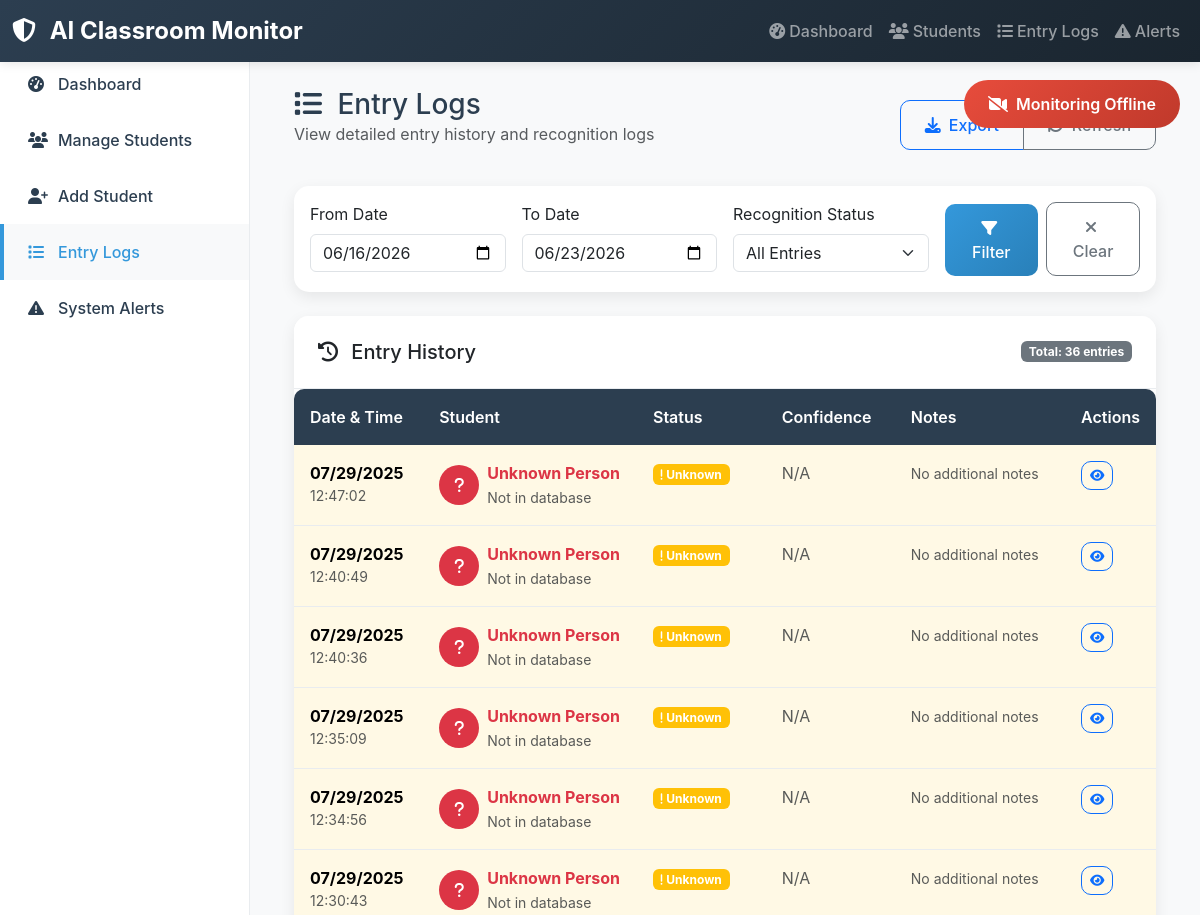
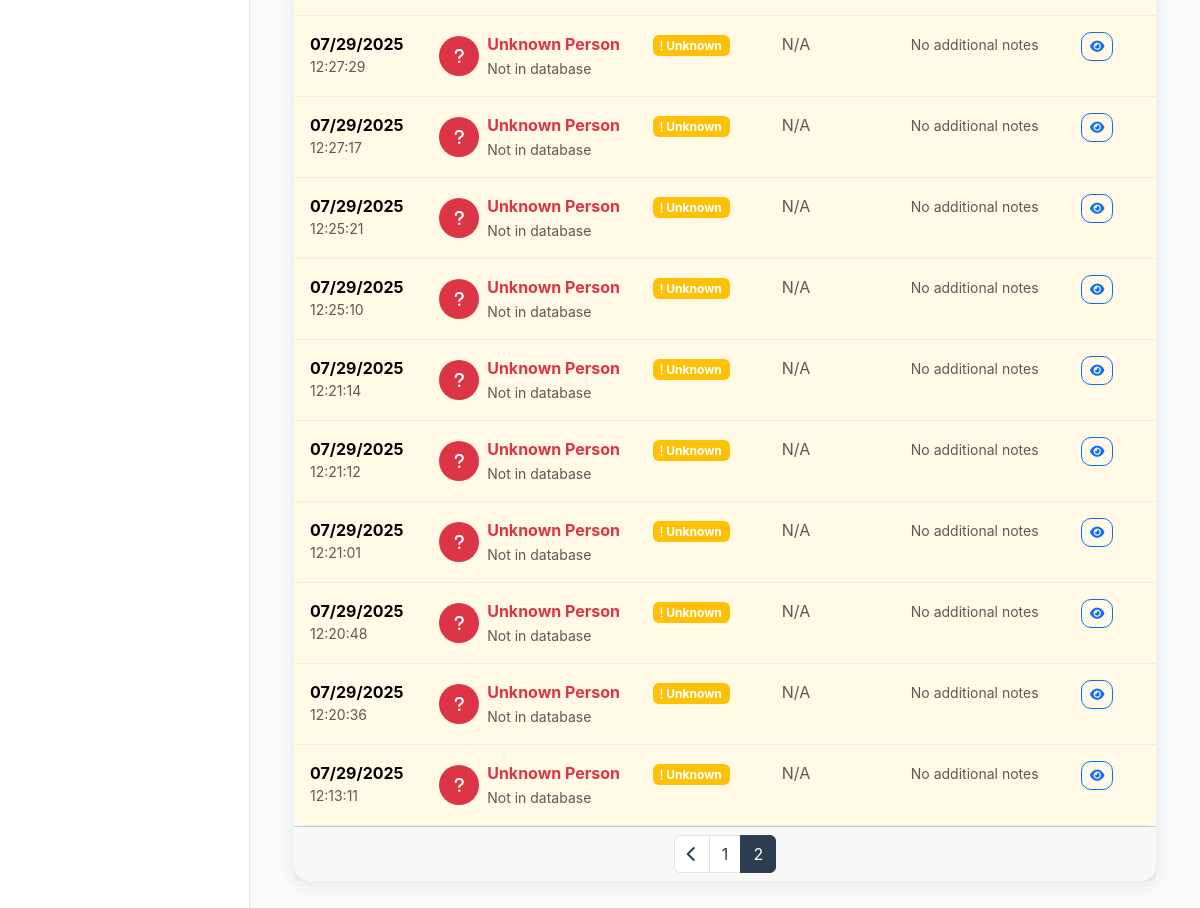
/entry_logs?page=2, run on the app's committed database (2 pictures, top to bottom).
### models.py (models this page shows, shortened)
class EntryLog(db.Model):
    __tablename__ = 'entry_logs'
    id = db.Column(db.Integer, primary_key=True)
    student_id = db.Column(db.Integer, db.ForeignKey('students.id'), nullable=True)
    entry_time = db.Column(db.DateTime, default=datetime.utcnow)
    is_recognized = db.Column(db.Boolean, default=False)
    confidence_score = db.Column(db.Float, nullable=True)
    image_path = db.Column(db.String(255), nullable=True)  # Store captured image
    notes = db.Column(db.Text, nullable=True)

### app.py (the view)
@app.route('/entry_logs')
def entry_logs():
    page = request.args.get('page', 1, type=int)
    per_page = 20
    logs = EntryLog.query.order_by(EntryLog.entry_time.desc()).paginate(
        page=page, per_page=per_page, error_out=False
    )
    return render_template('entry_logs.html', logs=logs)

### templates/entry_logs.html (shortened to what this page needs)
{% extends "base.html" %}
{% block content %}
<div class="container-fluid">
    <div class="row mb-4">
        <div class="col-12">
            <div class="d-flex justify-content-between align-items-center">
                <div>
                    <h1 class="h3 mb-0">
                        <i class="fas fa-list me-2"></i>
                        Entry Logs
                    </h1>
                    <p class="text-muted">View detailed entry history and recognition logs</p>
                </div>
                <div class="btn-group">
                    <button type="button" class="btn btn-outline-primary" onclick="exportLogs()">
                        <i class="fas fa-download me-2"></i>Export
                    </button>
                    <button type="button" class="btn btn-outline-secondary" onclick="refreshLogs()">
                        <i class="fas fa-sync me-2"></i>Refresh
                    </button>
                </div>
            </div>
        </div>
    </div>
    <div class="row mb-4">
        <div class="col-12">
            <div class="card">
                <div class="card-body">
                    <form method="GET" class="row g-3">
                        <div class="col-md-3">
                            <label for="date_from" class="form-label">From Date</label>
                            <input type="date" class="form-control" id="date_from" name="date_from"
                                   value="{{ request.args.get('date_from', '') }}">
                        </div>
                        <div class="col-md-3">
                            <label for="date_to" class="form-label">To Date</label>
                            <input type="date" class="form-control" id="date_to" name="date_to"
                                   value="{{ request.args.get('date_to', '') }}">
                        </div>
                        <div class="col-md-3">
                            <label for="status" class="form-label">Recognition Status</label>
                            <select class="form-select" id="status" name="status">
                                <option value="">All Entries</option>
                            </select>
                        </div>
                        <div class="col-md-3 d-flex align-items-end">
                            <button type="submit" class="btn btn-primary me-2">
                                <i class="fas fa-filter me-1"></i>Filter
                            </button>
                            <a href="{{ url_for('entry_logs') }}" class="btn btn-outline-secondary">
                                <i class="fas fa-times me-1"></i>Clear
                            </a>
                        </div>
                    </form>
                </div>
            </div>
        </div>
    </div>
    <div class="row">
        <div class="col-12">
            <div class="card">
                <div class="card-header d-flex justify-content-between align-items-center">
                    <h5 class="mb-0">
                        <i class="fas fa-history me-2"></i>
                        Entry History
                    </h5>
                    <span class="badge bg-secondary">
                        Total: {{ logs.total if logs else 0 }} entries
                    </span>
                </div>
                <div class="card-body p-0">
                    {% if logs and logs.items %}
                        <div class="table-responsive">
                            <table class="table table-hover mb-0">
                                <thead class="table-dark">
                                    <tr>
                                        <th width="15%">Date & Time</th>
                                        <th width="25%">Student</th>
                                        <th width="15%">Status</th>
                                        <th width="15%">Confidence</th>
                                        <th width="20%">Notes</th>
                                        <th width="10%">Actions</th>
                                    </tr>
                                </thead>
                                <tbody>
                                    {% for entry in logs.items %}
                                    <tr class="entry-row {{ 'table-success' if entry.is_recognized else 'table-warning' }}">
                                        <td>
                                            <div class="d-flex flex-column">
                                                <strong>{{ entry.entry_time.strftime('%m/%d/%Y') if entry.entry_time else 'N/A' }}</strong>
                                                <small class="text-muted">{{ entry.entry_time.strftime('%H:%M:%S') if entry.entry_time else 'N/A' }}</small>
                                            </div>
                                        </td>
                                        <td>
                                            {% if entry.student %}
                                                <div class="d-flex align-items-center">
                                                    {% if entry.student.photo_path %}
                                                        <img src="{{ url_for('static', filename=entry.student.photo_path.replace('static/', '')) }}"
                                                             alt="{{ entry.student.name }}"
                                                             class="rounded-circle me-2"
                                                             style="width: 40px; height: 40px; object-fit: cover;">
                                                    {% else %}
                                                        <div class="rounded-circle bg-light d-flex align-items-center justify-content-center me-2"
                                                             style="width: 40px; height: 40px;">
                                                            <i class="fas fa-user text-muted"></i>
                                                        </div>
                                                    {% endif %}
                                                    <div>
                                                        <strong>{{ entry.student.name }}</strong>
                                                        <br><small class="text-muted">{{ entry.student.student_id }}</small>
                                                    </div>
                                                </div>
                                            {% else %}
                                                <div class="d-flex align-items-center">
                                                    <div class="rounded-circle bg-danger d-flex align-items-center justify-content-center me-2"
                                                         style="width: 40px; height: 40px;">
                                                        <i class="fas fa-question text-white"></i>
                                                    </div>
                                                    <div>
                                                        <strong class="text-danger">Unknown Person</strong>
                                                        <br><small class="text-muted">Not in database</small>
                                                    </div>
                                                </div>
                                            {% endif %}
                                        </td>
                                        <td>
                                            {% if entry.is_recognized %}
                                                <span class="badge bg-success">
                                                    <i class="fas fa-check me-1"></i>Recognized
                                                </span>
                                            {% else %}
                                                <span class="badge bg-warning">
                                                    Unknown
                                                </span>
                                            {% endif %}
                                        </td>
                                        <td>
                                            {% if entry.confidence_score %}
                                                <div class="progress mb-1" style="height: 8px;">
                                                    <div class="progress-bar {{ 'bg-success' if entry.confidence_score > 0.8 else 'bg-warning' if entry.confidence_score > 0.6 else 'bg-danger' }}"
                                                         style="width: {{ (entry.confidence_score * 100)|round }}%"></div>
                                                </div>
                                                <small class="text-muted">{{ "%.1f"|format(entry.confidence_score * 100) }}%</small>
                                            {% else %}
                                                <span class="text-muted">N/A</span>
                                            {% endif %}
                                        </td>
                                        <td>
                                            <small class="text-muted">
                                                {{ entry.notes or 'No additional notes' }}
                                            </small>
                                        </td>
                                        <td>
                                            <div class="btn-group btn-group-sm">
                                                <button type="button"
                                                        class="btn btn-outline-primary btn-sm"
                                                        data-bs-toggle="modal"
                                                        data-bs-target="#entryModal{{ entry.id }}"
                                                        title="View Details">
                                                    <i class="fas fa-eye"></i>
                                                </button>
                                            </div>
                                        </td>
                                    </tr>
                                    {% endfor %}
                                </tbody>
                            </table>
                        </div>
                        {% if logs.pages > 1 %}
                            <div class="card-footer">
                                <nav aria-label="Entry logs pagination">
                                    <ul class="pagination justify-content-center mb-0">
                                        {% if logs.has_prev %}
                                            <li class="page-item">
                                                <a class="page-link" href="{{ url_for('entry_logs', page=logs.prev_num) }}">
                                                    <i class="fas fa-chevron-left"></i>
                                                </a>
                                            </li>
                                        {% endif %}
                                        {% for page_num in logs.iter_pages() %}
                                            {% if page_num %}
                                                {% if page_num != logs.page %}
                                                    <li class="page-item">
                                                        <a class="page-link" href="{{ url_for('entry_logs', page=page_num) }}">{{ page_num }}</a>
                                                    </li>
                                                {% else %}
                                                    <li class="page-item active">
                                                        <span class="page-link">{{ page_num }}</span>
                                                    </li>
                                                {% endif %}
                                            {% else %}
                                                <li class="page-item disabled">
                                                    <span class="page-link">...</span>
                                                </li>
                                            {% endif %}
                                        {% endfor %}
                                    </ul>
                                </nav>
                            </div>
                        {% endif %}
                    {% endif %}
                </div>
            </div>
        </div>
    </div>
</div>
{% endblock %}

### data on the page
EntryLog: entry_time "07/29/2025", entry_time "12:47:02", is_recognized "Unknown", shows "N/A", notes "No additional notes"
EntryLog: entry_time "07/29/2025", entry_time "12:40:49", is_recognized "Unknown", shows "N/A", notes "No additional notes"
EntryLog: entry_time "07/29/2025", entry_time "12:40:36", is_recognized "Unknown", shows "N/A", notes "No additional notes"
EntryLog: entry_time "07/29/2025", entry_time "12:35:09", is_recognized "Unknown", shows "N/A", notes "No additional notes"
EntryLog: entry_time "07/29/2025", entry_time "12:34:56", is_recognized "Unknown", shows "N/A", notes "No additional notes"
EntryLog: entry_time "07/29/2025", entry_time "12:30:43", is_recognized "Unknown", shows "N/A", notes "No additional notes"
EntryLog: entry_time "07/29/2025", entry_time "12:27:29", is_recognized "Unknown", shows "N/A", notes "No additional notes"
EntryLog: entry_time "07/29/2025", entry_time "12:27:17", is_recognized "Unknown", shows "N/A", notes "No additional notes"
EntryLog: entry_time "07/29/2025", entry_time "12:25:21", is_recognized "Unknown", shows "N/A", notes "No additional notes"
EntryLog: entry_time "07/29/2025", entry_time "12:25:10", is_recognized "Unknown", shows "N/A", notes "No additional notes"
EntryLog: entry_time "07/29/2025", entry_time "12:21:14", is_recognized "Unknown", shows "N/A", notes "No additional notes"
EntryLog: entry_time "07/29/2025", entry_time "12:21:12", is_recognized "Unknown", shows "N/A", notes "No additional notes"
EntryLog: entry_time "07/29/2025", entry_time "12:21:01", is_recognized "Unknown", shows "N/A", notes "No additional notes"
EntryLog: entry_time "07/29/2025", entry_time "12:20:48", is_recognized "Unknown", shows "N/A", notes "No additional notes"
EntryLog: entry_time "07/29/2025", entry_time "12:20:36", is_recognized "Unknown", shows "N/A", notes "No additional notes"
EntryLog: entry_time "07/29/2025", entry_time "12:13:11", is_recognized "Unknown", confidence_score "N/A", notes "No additional notes"

### other printed values
{{ logs.total if logs else 0 }} "36"
{{ page_num }} "1"
{{ page_num }} "2"
